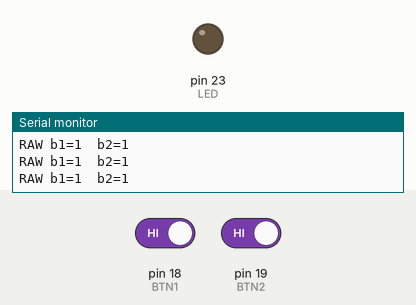
This sketch was run on a simulated Arduino Mega 2560, built with avr-gcc and run on an emulated ATmega2560. Shown: output pins drawn as LEDs (lit = HIGH), the last lines printed to the serial monitor. Inputs (shaded band) come from the test bench; at power-on: pin 18 (BTN1) HIGH, pin 19 (BTN2) HIGH.

Above: at 1.2 s.
1.3 s: pin 18 (BTN1) driven LOW and pin 19 (BTN2) driven LOW
At 2.1 s:
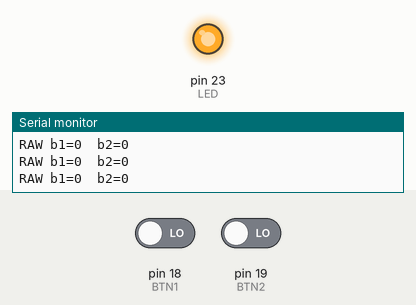
2.9 s: pin 18 (BTN1) driven HIGH
At 3.5 s:
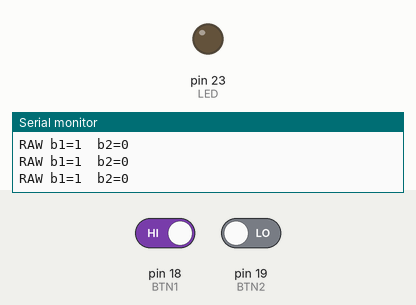
4.5 s: pin 18 (BTN1) driven LOW
At 6.0 s:
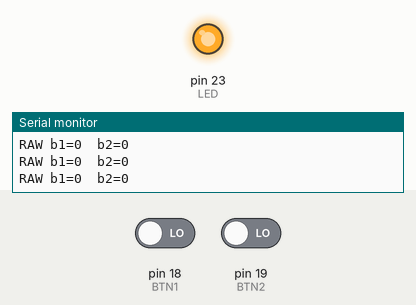
Timing chart, 0 to 7.5 s (numbered marks = the images above; inputs shaded):
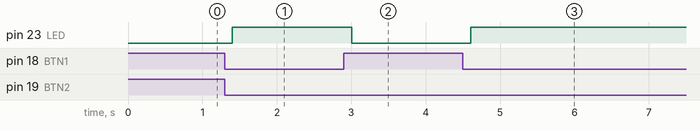

Measured:
- after the input at 1.3 s, pin 23 (LED): LOW → HIGH after 0.10 s
- after the input at 2.9 s, pin 23 (LED): HIGH → LOW after 0.11 s
- after the input at 4.5 s, pin 23 (LED): LOW → HIGH after 0.11 s

The sketch:

week2-2.ino.ino
```cpp
const int BTN1 = 18;
const int BTN2 = 19;
const int LED  = 23;

void setup() {
  Serial.begin(115200);
  pinMode(LED, OUTPUT);
  pinMode(BTN1, INPUT_PULLUP);
  pinMode(BTN2, INPUT_PULLUP);
  Serial.println("START press2 test");
}

void loop() {
  int b1 = digitalRead(BTN1);
  int b2 = digitalRead(BTN2);

  Serial.print("RAW b1=");
  Serial.print(b1);
  Serial.print("  b2=");
  Serial.println(b2);

  digitalWrite(LED, (b1 == LOW && b2 == LOW) ? HIGH : LOW);
  delay(200);
}
```
